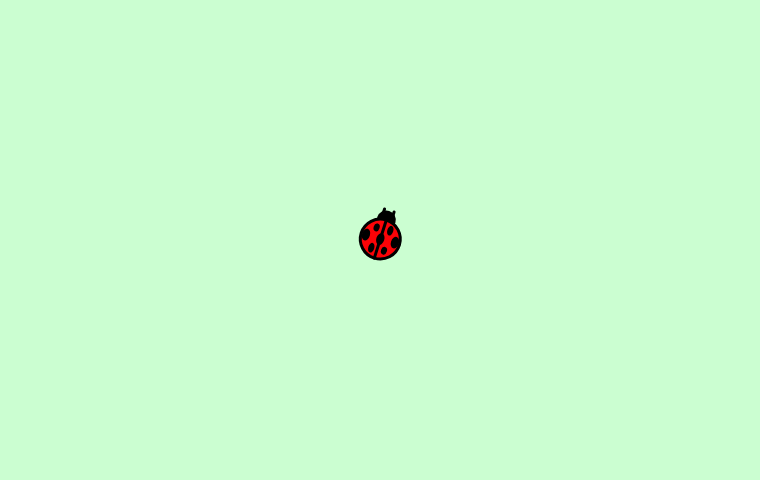
Frame 1 (no input)
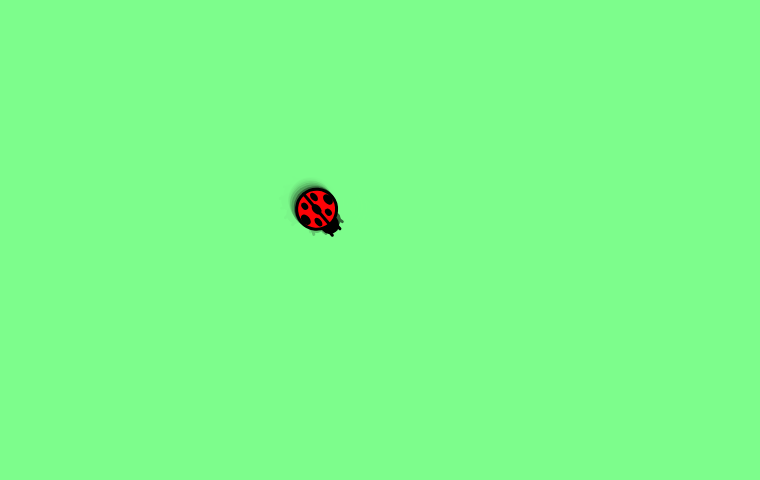
Frame 60 (no input)
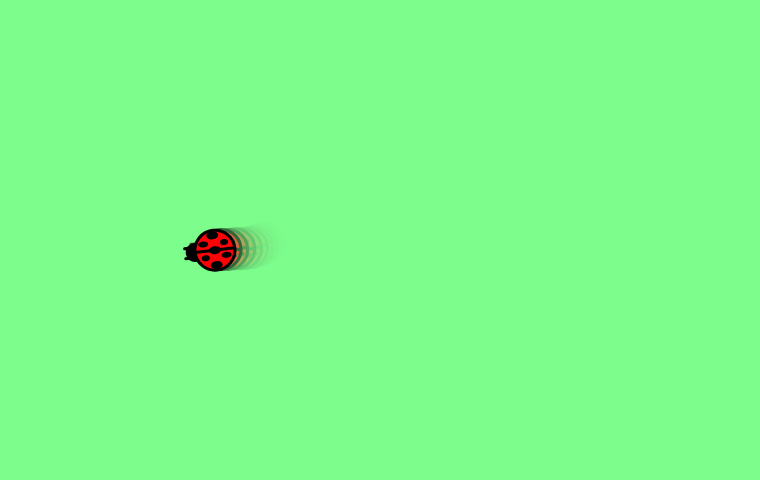
Frame 120 (the mouse pressed at the canvas centre since frame 60)

The p5.js sketch that drew these frames (run headless with seeded random() and noise() and a simulated clock; from frame 60 on, the mouse is pressed at the canvas centre):

// p5.js sketch
// ── sketch.js
// LADYBUG THAT MOVES IN RANDOM DIRECTION, LEAVING A TRAIL OF IT'S SHADOW BEHIND

var b;  // bug object
var t;  // time variable
var c;  // background color

function setup() {
  createCanvas(760,480);    // square board
  colorMode(HSB);           // HSB color mode
  c = color(127,50,99,0.4); // "grass" background
  
  b = new Bug;  // bug creation
  t = 0.01;     // time initialize
}

function draw() {
  fill(c);
  noStroke();
  rect(0,0,width,height); // transparent background to have a trail
  
  b.update();
  b.draw();
  t += 0.01;  // noise time passing
}

function Bug(){
  this.diam = 40;       // body size (diameter)
  this.friction = -0.8; // friction factor
  this.angle = 0.0;     // starting angle
  this.pos = createVector(width/2, height/2); // position vector
  this.vel = createVector(0.0, 0.0);          // velocity vector
  this.acc = p5.Vector.fromAngle(this.angle); // acceleration vector
  
  this.update = function(){
    this.acc = p5.Vector.fromAngle(random(TWO_PI)); // random direction
    // further rotation in [-45°; 45°] with noise function makes it less shaky
    this.acc.rotate(noise(t)*PI -PI/2);

    this.vel.add(this.acc);   // velocity update
    this.vel.limit(15.0);     // max velocity cap
    this.pos.add(this.vel);   // position update
    
    // bounce if it chrashes with the borders
    // friction reduces the velocity in the corresponding direction
    if(this.pos.x <=this.diam/2){
      this.vel.x = this.vel.x *this.friction;
      this.pos.x = (this.diam/2 +10);
    }
    if(this.pos.x >= width -this.diam/2){
      this.vel.x = this.vel.x *this.friction;
      this.pos.x = width -(this.diam/2 +10);
    }
    if(this.pos.y <= this.diam/2){
      this.vel.y = this.vel.y *this.friction;
      this.pos.y = (this.diam/2 +10);
    }
    if(this.pos.y >= height -this.diam/2){
      this.vel.y = this.vel.y *this.friction;
      this.pos.y = height -(this.diam/2 +10);
    }
    
    // angle of the velocity vector is the direction the bug is facing
    this.angle = this.vel.heading();
  }
  
  this.draw = function(){
    push();   // saves the current state of the position matrix
    
    translate(this.pos.x, this.pos.y);// moves to the center of the bug
    rotate(this.angle);               // rotates in the direction the bug's facing
    strokeWeight(3);
    stroke(0);
    fill(0);
    ellipse(this.diam/2, 0, this.diam*0.4, this.diam*0.4);  // bug's head
    fill(color(359,99,99));
    ellipse(0, 0, this.diam, this.diam);    // bug's body
    line(-this.diam/2, 0, this.diam/2, 0);  // wing's separation
    line( 20, -5, 30, -5);   // antenna #1
    line( 20,  5, 30,  5);   // antenna #1
    noStroke();
    fill(0);
    ellipse(  0,-15, 12, 8); // dot #1
    ellipse( 10, -7,  8, 6); // dot #2
    ellipse(-11, -6, 10, 6); // dot #3
    ellipse( 0,   0, 12, 8); // dot #4
    ellipse(  1, 15, 12, 8); // dot #5
    ellipse(-10,  7,  8, 6); // dot #6
    ellipse( 11,  7, 10, 6); // dot #7
    
    pop();    // restores the global position matrix
  }
}
